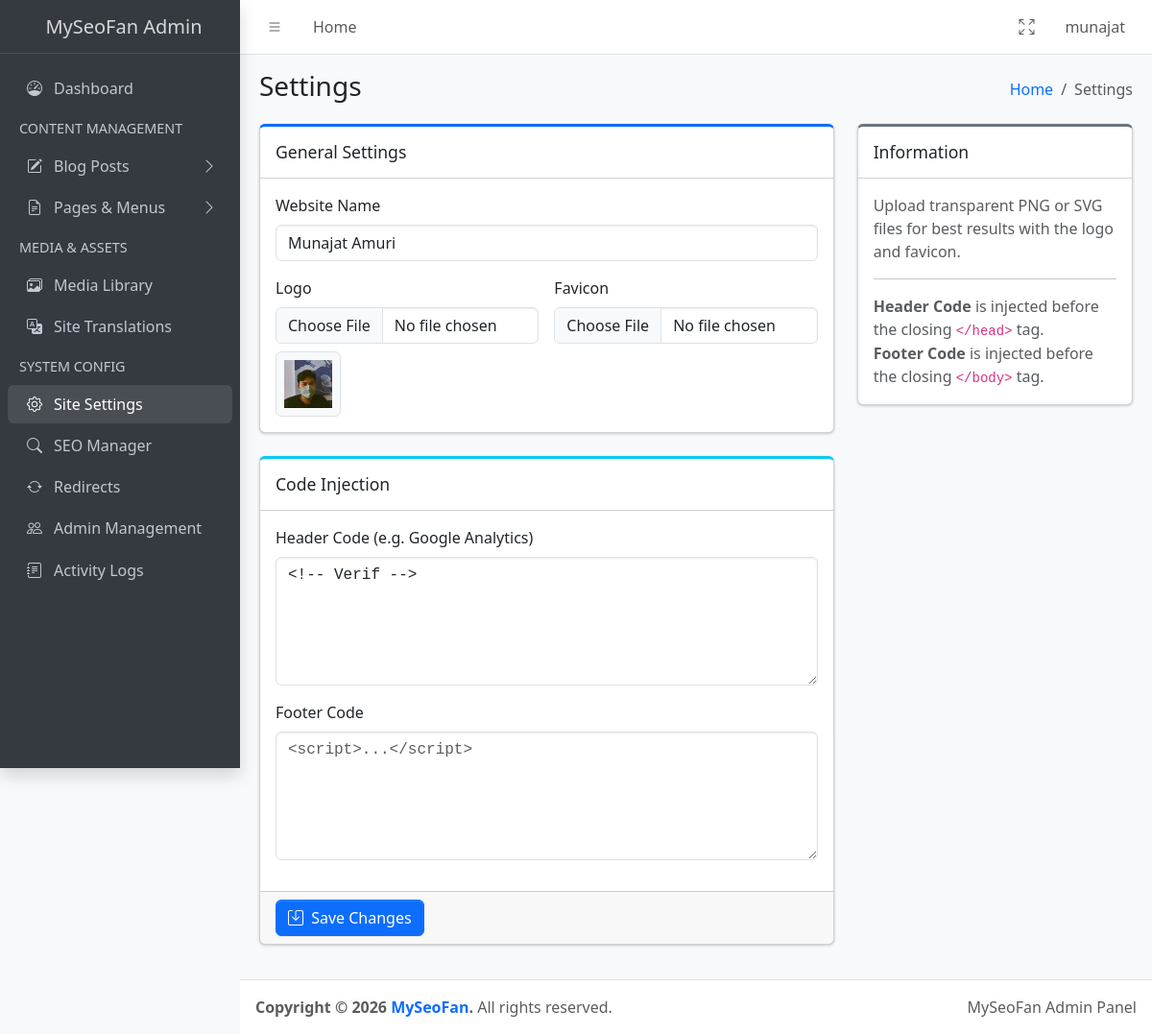
The page /admin/settings.php (signed in) on the database its author committed.
### tables this page shows
CREATE TABLE site_settings (id INTEGER PRIMARY KEY AUTOINCREMENT, site_name TEXT, logo_path TEXT, favicon_path TEXT, header_code TEXT, footer_code TEXT);

### includes/db.php (called while the page is built, shortened)
<?php
function getSiteSettings($pdo)
{
    try {
        $data = $pdo->query("SELECT * FROM site_settings WHERE id = 1")->fetch();
        return $data ?: [
            'site_name' => 'MySeoFan',
            'logo_path' => '',
            'favicon_path' => '',
            'header_code' => '',
            'footer_code' => ''
        ];
    } catch (\Exception $e) {
        return [
            'site_name' => 'MySeoFan',
            'logo_path' => '',
            'favicon_path' => '',
            'header_code' => '',
            'footer_code' => ''
        ];
    }
}

### admin/settings.php (the view, shortened to what this page needs)
<?php
require_once '../includes/db.php';
$settings = getSiteSettings($pdo);
?>
<!DOCTYPE html>
<html lang="en">
<head>
    <link rel="stylesheet" href="https://cdn.jsdelivr.net/npm/@fontsource/source-sans-3@5.0.12/index.css"
>
    <link rel="stylesheet" href="https://cdn.jsdelivr.net/npm/overlayscrollbars@2.11.0/styles/overlayscrollbars.min.css"
>
    <link rel="stylesheet" href="https://cdn.jsdelivr.net/npm/bootstrap-icons@1.13.1/font/bootstrap-icons.min.css"
>
    <link rel="stylesheet" href="../assets/AdminLTE/dist/css/adminlte.css">
</head>
<body class="layout-fixed sidebar-expand-lg bg-body-tertiary">
    <div class="app-wrapper">
        <?php include 'includes/header_lte.php'; ?>
        <?php include 'includes/sidebar_lte.php'; ?>
        <main class="app-main">
            <div class="app-content-header">
                <div class="container-fluid">
                    <div class="row">
                        <div class="col-sm-6">
                            <h3 class="mb-0">Settings</h3>
                        </div>
                        <div class="col-sm-6">
                            <ol class="breadcrumb float-sm-end">
                                <li class="breadcrumb-item"><a href="dashboard.php">Home</a></li>
                                <li class="breadcrumb-item active" aria-current="page">Settings</li>
                            </ol>
                        </div>
                    </div>
                </div>
            </div>
            <div class="app-content">
                <div class="container-fluid">
                    <div class="row">
                        <div class="col-lg-8">
                            <div class="card card-primary card-outline mb-4">
                                <div class="card-header">
                                    <h5 class="card-title">General Settings</h5>
                                </div>
                                <form action="" method="POST" enctype="multipart/form-data">
                                    <div class="card-body">
                                        <div class="mb-3">
                                            <label for="site_name" class="form-label">Website Name</label>
                                            <input type="text" class="form-control" id="site_name" name="site_name"
                                                value="<?php echo htmlspecialchars($settings['site_name'] ?? ''); ?>"
                                                placeholder="Enter website name">
                                        </div>
                                        <div class="row g-3">
                                            <div class="col-md-6">
                                                <label for="logo" class="form-label">Logo</label>
                                                <input class="form-control" type="file" id="logo" name="logo">
                                                <?php if (!empty($settings['logo_path'])): ?>
                                                    <div class="mt-2 p-2 border rounded bg-light d-inline-block">
                                                        <img src="../<?php echo $settings['logo_path']; ?>"
                                                            class="img-fluid" style="max-height: 50px;" alt="Current Logo">
                                                    </div>
                                                <?php endif; ?>
                                            </div>
                                            <div class="col-md-6">
                                                <label for="favicon" class="form-label">Favicon</label>
                                                <input class="form-control" type="file" id="favicon" name="favicon">
                                            </div>
                                        </div>
                                    </div>
                            </div>
                            <div class="card card-info card-outline mb-4">
                                <div class="card-header">
                                    <h5 class="card-title">Code Injection</h5>
                                </div>
                                <div class="card-body">
                                    <div class="mb-3">
                                        <label for="header_code" class="form-label">Header Code (e.g. Google
                                            Analytics)</label>
                                        <textarea class="form-control font-monospace" id="header_code"
                                            name="header_code" rows="5"
                                            placeholder="<script>...</script>"><?php echo htmlspecialchars($settings['header_code'] ?? ''); ?></textarea>
                                    </div>
                                    <div class="mb-3">
                                        <label for="footer_code" class="form-label">Footer Code</label>
                                        <textarea class="form-control font-monospace" id="footer_code"
                                            name="footer_code" rows="5"
                                            placeholder="<script>...</script>"><?php echo htmlspecialchars($settings['footer_code'] ?? ''); ?></textarea>
                                    </div>
                                </div>
                                <div class="card-footer">
                                    <button type="submit" class="btn btn-primary">
                                        <i class="bi bi-save me-1"></i> Save Changes
                                    </button>
                                </div>
                            </div>
                        </div>
                        <div class="col-lg-4">
                            <div class="card card-secondary card-outline mb-4">
                                <div class="card-header">
                                    <h5 class="card-title">Information</h5>
                                </div>
                                <div class="card-body">
                                    <p class="text-muted">
                                        Upload transparent PNG or SVG files for best results with the logo and favicon.
                                    </p>
                                    <hr>
                                    <p class="text-muted mb-0">
                                        <strong>Header Code</strong> is injected before the closing
                                        <code>&lt;/head&gt;</code> tag.<br>
                                        <strong>Footer Code</strong> is injected before the closing
                                        <code>&lt;/body&gt;</code> tag.
                                    </p>
                                </div>
                            </div>
                        </div>
                    </div>
                </div>
            </div>
        </main>
        <?php include 'includes/footer_lte.php'; ?>
    </div>
</body>
</html>

### rows shown on the page
site_settings: site_name "Munajat Amuri", logo_path (picture), header_code "<!-- Verif -->"

### other values the page prints
$_SESSION['username'] "munajat"
